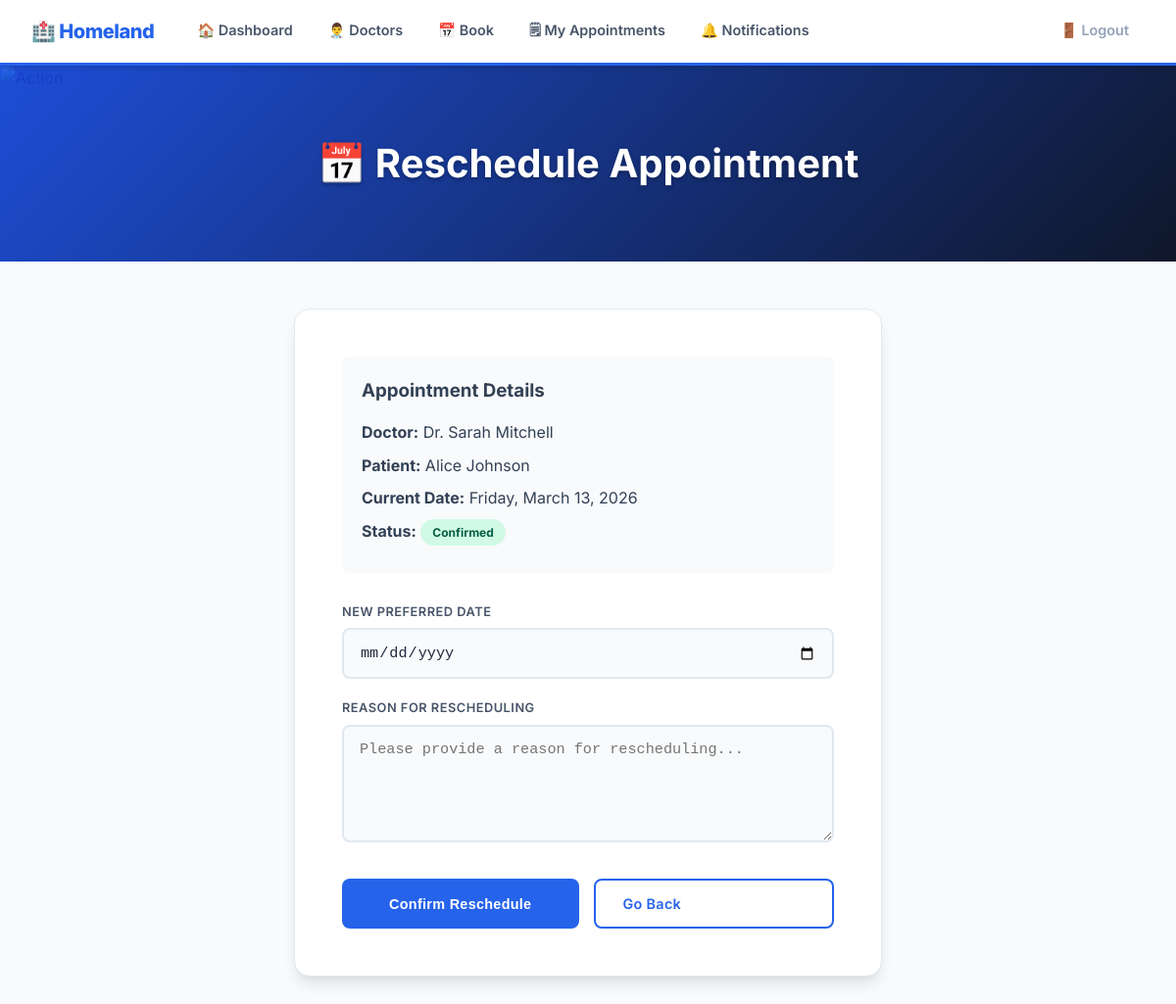
Page /appointment_action.php?id=1&action=reschedule (signed in) on the committed database.
### tables this page shows
CREATE TABLE `appointments` (
  `id` int(11) NOT NULL,
  `patient_id` int(11) NOT NULL,
  `doctor_id` int(11) NOT NULL,
  `appointment_date` date NOT NULL,
  `message` text DEFAULT NULL,
  `status` enum('pending','confirmed','cancelled','completed') NOT NULL DEFAULT 'pending',
  `created_at` timestamp NOT NULL DEFAULT current_timestamp()
);

CREATE TABLE `doctors` (
  `id` int(11) NOT NULL,
  `name` varchar(120) NOT NULL,
  `email` varchar(180) NOT NULL,
  `password` varchar(255) NOT NULL,
  `specialty` varchar(120) NOT NULL,
  `phone` varchar(30) DEFAULT NULL,
  `created_at` timestamp NOT NULL DEFAULT current_timestamp()
);

CREATE TABLE `patients` (
  `id` int(11) NOT NULL,
  `name` varchar(120) NOT NULL,
  `email` varchar(180) NOT NULL,
  `password` varchar(255) NOT NULL,
  `phone` varchar(30) DEFAULT NULL,
  `created_at` timestamp NOT NULL DEFAULT current_timestamp()
);

### appointment_action.php (the view, shortened to what this page needs)
<?php
include "config.php";
$user_id = (int)$_SESSION['user_id'];
$user_type = $_SESSION['user_type'];
$appointment_id = isset($_GET['id']) ? (int)$_GET['id'] : 0;
$action = isset($_GET['action']) ? $_GET['action'] : '';
$verify_sql = "SELECT a.*,
               p.name as patient_name, p.email as patient_email,
               d.name as doctor_name, d.email as doctor_email
               FROM appointments a
               JOIN patients p ON a.patient_id = p.id
               JOIN doctors d ON a.doctor_id = d.id
               WHERE a.id = $appointment_id";
if ($user_type === 'patient') {
    $verify_sql .= " AND a.patient_id = $user_id";
} else {
    $verify_sql .= " AND a.doctor_id = $user_id";
}
$result = mysqli_query($conn, $verify_sql);
$appointment = mysqli_fetch_assoc($result);
$success = '';
?>
<!DOCTYPE html>
<html lang="en">
<head>
<link rel="stylesheet" href="style.css">
</head>
<body>
<nav>
  <span class="nav-brand">🏥 Homeland</span>
  <a href="dashboard.php">🏠 Dashboard</a>
  <?php if ($user_type === 'patient'): ?>
    <a href="doctors.php">👨‍⚕️ Doctors</a>
    <a href="book_appointment.php">📅 Book</a>
    <a href="my_appointments.php">🗒 My Appointments</a>
  <?php else: ?>
    <a href="doctor_appointments.php">🗒 My Schedule</a>
  <?php endif; ?>
  <a href="notifications.php" class="nav-notification">🔔 Notifications</a>
  <a href="logout.php" class="nav-logout">🚪 Logout</a>
</nav>
<div class="banner">
  <img src="https://images.unsplash.com/photo-1576091160550-2173dba999ef?w=1200&auto=format&fit=crop&q=70" alt="Action">
  <h2><?php echo $action === 'cancel' ? '❌ Cancel Appointment' : '📅 Reschedule Appointment'; ?></h2>
</div>
<div class="wrap">
  <div class="form-box a1" style="max-width: 600px;">
    <?php if ($success): ?>
      <div class="alert alert-ok"><?php echo $success; ?></div>
      <div style="text-align: center; margin-top: 20px;">
        <a href="<?php echo $user_type === 'patient' ? 'my_appointments.php' : 'doctor_appointments.php'; ?>" class="btn btn-primary">← Back to Appointments</a>
        <a href="chat.php?appointment_id=<?php echo $appointment_id; ?>" class="btn btn-success">💬 Open Chat</a>
      </div>
    <?php else: ?>
      <div class="appointment-summary" style="background: var(--gray-50); padding: 20px; border-radius: var(--radius); margin-bottom: 30px;">
        <h3 style="margin-bottom: 15px; color: var(--gray-700);">Appointment Details</h3>
        <p><strong>Doctor:</strong> Dr. <?php echo htmlspecialchars($appointment['doctor_name']); ?></p>
        <p><strong>Patient:</strong> <?php echo htmlspecialchars($appointment['patient_name']); ?></p>
        <p><strong>Current Date:</strong> <?php echo date('l, F j, Y', strtotime($appointment['appointment_date'])); ?></p>
        <p><strong>Status:</strong> <span class="badge badge-<?php echo $appointment['status']; ?>"><?php echo ucfirst($appointment['status']); ?></span></p>
      </div>
      <form method="POST" action="">
        <?php if ($action === 'cancel'): ?>
          <label for="reason">Reason for Cancellation</label>
          <textarea id="reason" name="reason" required placeholder="Please provide a reason for cancelling..." rows="4"></textarea>
          <p style="color: var(--gray-500); font-size: 0.85rem; margin-top: 5px;">This will be shared with <?php echo $user_type === 'patient' ? 'Dr. ' . $appointment['doctor_name'] : $appointment['patient_name']; ?></p>
          <div style="display: flex; gap: 15px; margin-top: 30px;">
            <button type="submit" class="btn btn-danger" style="flex: 1;">Confirm Cancellation</button>
            <a href="<?php echo $user_type === 'patient' ? 'my_appointments.php' : 'doctor_appointments.php'; ?>" class="btn btn-outline" style="flex: 1;">Go Back</a>
          </div>
        <?php elseif ($action === 'reschedule'): ?>
          <label for="new_date">New Preferred Date</label>
          <input type="date" id="new_date" name="new_date" required min="<?php echo date('Y-m-d', strtotime('+1 day')); ?>">
          <label for="reason" style="margin-top: 20px;">Reason for Rescheduling</label>
          <textarea id="reason" name="reason" required placeholder="Please provide a reason for rescheduling..." rows="4"></textarea>
          <div style="display: flex; gap: 15px; margin-top: 30px;">
            <button type="submit" class="btn btn-primary" style="flex: 1;">Confirm Reschedule</button>
            <a href="<?php echo $user_type === 'patient' ? 'my_appointments.php' : 'doctor_appointments.php'; ?>" class="btn btn-outline" style="flex: 1;">Go Back</a>
          </div>
        <?php endif; ?>
      </form>
    <?php endif; ?>
  </div>
</div>
</body>
</html>

### style.css (style rules this page uses)
*, *::before, *::after { box-sizing: border-box; margin: 0; padding: 0; }
:root { --primary: #2563eb; --primary-dark: #1d4ed8; --primary-light: #60a5fa; --primary-soft: #dbeafe; --secondary: #0f172a; --secondary-light: #1e293b; --accent: #7c3aed; --accent-light: #ddd6fe; --success: #10b981; --success-light: #d1fae5; --warning: #f59e0b; --warning-light: #fed7aa; --danger: #ef4444; --danger-light: #fee2e2; --gray-50: #f8fafc; --gray-100: #f1f5f9; --gray-200: #e2e8f0; --gray-300: #cbd5e1; --gray-400: #94a3b8; --gray-500: #64748b; --gray-600: #475569; --gray-700: #334155; --gray-800: #1e293b; --gray-900: #0f172a; --white: #ffffff; --shadow-sm: 0 1px 3px rgba(0,0,0,0.12), 0 1px 2px rgba(0,0,0,0.24); --shadow: 0 4px 6px -1px rgba(0,0,0,0.1), 0 2px 4px -1px rgba(0,0,0,0.06); --shadow-md: 0 10px 15px -3px rgba(0,0,0,0.1), 0 4px 6px -2px rgba(0,0,0,0.05); --shadow-lg: 0 20px 25px -5px rgba(0,0,0,0.1), 0 10px 10px -5px rgba(0,0,0,0.04); --radius-sm: 6px; --radius: 8px; --radius-md: 12px; --radius-lg: 16px; --radius-xl: 24px; }
html { scroll-behavior: smooth; }
body { font-family: 'Inter', sans-serif; background: var(--gray-50); color: var(--gray-800); min-height: 100vh; line-height: 1.6; }
.banner { position: relative; height: 200px; background: linear-gradient(135deg, var(--primary-dark), var(--secondary)); overflow: hidden; }
.banner img { width: 100%; height: 100%; object-fit: cover; opacity: 0.3; mix-blend-mode: overlay; }
.banner h2 { position: absolute; inset: 0; display: flex; align-items: center; justify-content: center; font-size: clamp(1.8rem, 4vw, 2.5rem); font-weight: 700; color: var(--white); text-shadow: 0 2px 4px rgba(0,0,0,0.3); }
nav { background: var(--white); display: flex; align-items: center; padding: 0 32px; gap: 4px; position: sticky; top: 0; z-index: 100; box-shadow: var(--shadow); border-bottom: 3px solid var(--primary); }
.nav-brand { font-weight: 800; color: var(--primary); font-size: 1.25rem; margin-right: 24px; white-space: nowrap; padding: 16px 0; letter-spacing: -0.5px; }
nav a { color: var(--gray-600); font-size: 0.9rem; font-weight: 600; padding: 18px 16px; border-bottom: 3px solid transparent; transition: all 0.2s; white-space: nowrap; text-decoration: none; }
.nav-logout { margin-left: auto !important; color: var(--gray-400) !important; }
.wrap { max-width: 1200px; margin: 0 auto; padding: 48px 32px 80px; }
.btn { display: inline-block; padding: 12px 28px; border-radius: var(--radius); font-size: 0.9rem; font-weight: 600; cursor: pointer; border: none; transition: all 0.2s; text-decoration: none; letter-spacing: 0.3px; }
.btn-primary { background: var(--primary); color: var(--white); }
.btn-outline { background: transparent; border: 2px solid var(--primary); color: var(--primary); }
.form-box { background: var(--white); border-radius: var(--radius-lg); padding: 48px; box-shadow: var(--shadow-md); border: 1px solid var(--gray-200); max-width: 500px; margin: 0 auto; }
.form-box label { display: block; font-size: 0.8rem; font-weight: 600; text-transform: uppercase; letter-spacing: 0.5px; color: var(--gray-600); margin-bottom: 6px; margin-top: 20px; }
.form-box label:first-of-type { margin-top: 0; }
.form-box input[type=email], .form-box input[type=password], .form-box input[type=text], .form-box input[type=date], .form-box select, .form-box textarea { width: 100%; padding: 14px 16px; background: var(--gray-50); border: 2px solid var(--gray-200); border-radius: var(--radius); font-size: 0.95rem; color: var(--gray-800); outline: none; transition: all 0.2s; }
.form-box textarea { resize: vertical; min-height: 120px; }
.badge { display: inline-block; padding: 4px 12px; border-radius: 20px; font-size: 0.75rem; font-weight: 700; background: var(--primary-soft); color: var(--primary-dark); }
.a1 { animation: fadeUp 0.5s ease both; }

### appointment_action.php (style rules this page uses)
.appointment-summary p { margin-bottom: 8px; color: var(--gray-700); }
.badge-confirmed { background: var(--success-light); color: #065f46; }

### rows in the picture
appointments: doctor.name "Sarah Mitchell", patient.name "Alice Johnson", appointment_date "Friday, March 13, 2026", status "Confirmed"
